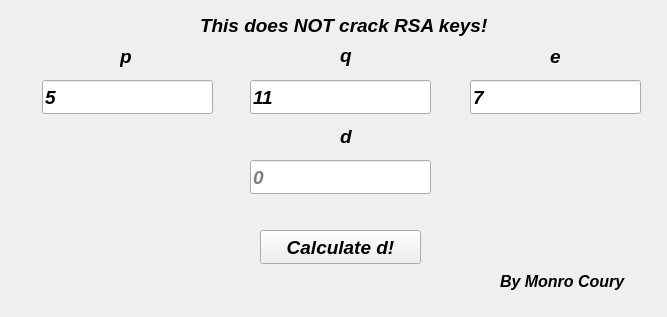
<?xml version="1.0" encoding="UTF-8"?>
<ui version="4.0">
 <class>MainWindow</class>
 <widget class="QMainWindow" name="MainWindow">
  <property name="geometry">
   <rect>
    <x>0</x>
    <y>0</y>
    <width>667</width>
    <height>317</height>
   </rect>
  </property>
  <property name="windowTitle">
   <string>RSA d Calculator</string>
  </property>
  <property name="windowIcon">
   <iconset>
    <normaloff>../../../../../../home/monrocoury/Pictures/Logos/icon.png</normaloff>../../../../../../home/monrocoury/Pictures/Logos/icon.png</iconset>
  </property>
  <widget class="QWidget" name="centralwidget">
   <widget class="QLineEdit" name="p_field">
    <property name="geometry">
     <rect>
      <x>42</x>
      <y>80</y>
      <width>171</width>
      <height>34</height>
     </rect>
    </property>
    <property name="font">
     <font>
      <pointsize>14</pointsize>
      <weight>75</weight>
      <italic>true</italic>
      <bold>true</bold>
     </font>
    </property>
    <property name="text">
     <string>5</string>
    </property>
    <property name="placeholderText">
     <string/>
    </property>
   </widget>
   <widget class="QLabel" name="label">
    <property name="geometry">
     <rect>
      <x>120</x>
      <y>41</y>
      <width>31</width>
      <height>31</height>
     </rect>
    </property>
    <property name="font">
     <font>
      <pointsize>14</pointsize>
      <weight>75</weight>
      <italic>true</italic>
      <bold>true</bold>
     </font>
    </property>
    <property name="text">
     <string>p</string>
    </property>
   </widget>
   <widget class="QLineEdit" name="q_field">
    <property name="geometry">
     <rect>
      <x>250</x>
      <y>80</y>
      <width>181</width>
      <height>34</height>
     </rect>
    </property>
    <property name="font">
     <font>
      <pointsize>14</pointsize>
      <weight>75</weight>
      <italic>true</italic>
      <bold>true</bold>
     </font>
    </property>
    <property name="text">
     <string>11</string>
    </property>
    <property name="placeholderText">
     <string/>
    </property>
   </widget>
   <widget class="QLabel" name="label_2">
    <property name="geometry">
     <rect>
      <x>340</x>
      <y>40</y>
      <width>41</width>
      <height>31</height>
     </rect>
    </property>
    <property name="font">
     <font>
      <pointsize>14</pointsize>
      <weight>75</weight>
      <italic>true</italic>
      <bold>true</bold>
     </font>
    </property>
    <property name="text">
     <string>q</string>
    </property>
   </widget>
   <widget class="QLineEdit" name="e_field">
    <property name="geometry">
     <rect>
      <x>470</x>
      <y>80</y>
      <width>171</width>
      <height>34</height>
     </rect>
    </property>
    <property name="font">
     <font>
      <pointsize>14</pointsize>
      <weight>75</weight>
      <italic>true</italic>
      <bold>true</bold>
     </font>
    </property>
    <property name="text">
     <string>7</string>
    </property>
    <property name="placeholderText">
     <string/>
    </property>
   </widget>
   <widget class="QLabel" name="label_3">
    <property name="geometry">
     <rect>
      <x>550</x>
      <y>41</y>
      <width>41</width>
      <height>31</height>
     </rect>
    </property>
    <property name="font">
     <font>
      <pointsize>14</pointsize>
      <weight>75</weight>
      <italic>true</italic>
      <bold>true</bold>
     </font>
    </property>
    <property name="text">
     <string>e</string>
    </property>
   </widget>
   <widget class="QPushButton" name="d_button">
    <property name="geometry">
     <rect>
      <x>260</x>
      <y>230</y>
      <width>161</width>
      <height>34</height>
     </rect>
    </property>
    <property name="font">
     <font>
      <pointsize>14</pointsize>
      <weight>75</weight>
      <italic>true</italic>
      <bold>true</bold>
     </font>
    </property>
    <property name="text">
     <string>Calculate d!</string>
    </property>
    <property name="checkable">
     <bool>false</bool>
    </property>
    <property name="autoDefault">
     <bool>true</bool>
    </property>
   </widget>
   <widget class="QLineEdit" name="d_field">
    <property name="geometry">
     <rect>
      <x>250</x>
      <y>160</y>
      <width>181</width>
      <height>34</height>
     </rect>
    </property>
    <property name="font">
     <font>
      <pointsize>14</pointsize>
      <weight>75</weight>
      <italic>true</italic>
      <bold>true</bold>
     </font>
    </property>
    <property name="readOnly">
     <bool>true</bool>
    </property>
    <property name="placeholderText">
     <string>0</string>
    </property>
   </widget>
   <widget class="QLabel" name="label_4">
    <property name="geometry">
     <rect>
      <x>340</x>
      <y>121</y>
      <width>41</width>
      <height>31</height>
     </rect>
    </property>
    <property name="font">
     <font>
      <pointsize>14</pointsize>
      <weight>75</weight>
      <italic>true</italic>
      <bold>true</bold>
     </font>
    </property>
    <property name="text">
     <string>d</string>
    </property>
   </widget>
   <widget class="QLabel" name="label_5">
    <property name="geometry">
     <rect>
      <x>500</x>
      <y>270</y>
      <width>161</width>
      <height>22</height>
     </rect>
    </property>
    <property name="font">
     <font>
      <pointsize>12</pointsize>
      <weight>75</weight>
      <italic>true</italic>
      <bold>true</bold>
     </font>
    </property>
    <property name="text">
     <string>By Monro Coury</string>
    </property>
   </widget>
   <widget class="QLabel" name="label_6">
    <property name="geometry">
     <rect>
      <x>200</x>
      <y>10</y>
      <width>351</width>
      <height>31</height>
     </rect>
    </property>
    <property name="font">
     <font>
      <pointsize>14</pointsize>
      <weight>75</weight>
      <italic>true</italic>
      <bold>true</bold>
     </font>
    </property>
    <property name="text">
     <string>This does NOT crack RSA keys!</string>
    </property>
   </widget>
  </widget>
  <widget class="QStatusBar" name="statusbar">
   <property name="sizeGripEnabled">
    <bool>false</bool>
   </property>
  </widget>
 </widget>
 <resources/>
 <connections/>
</ui>
